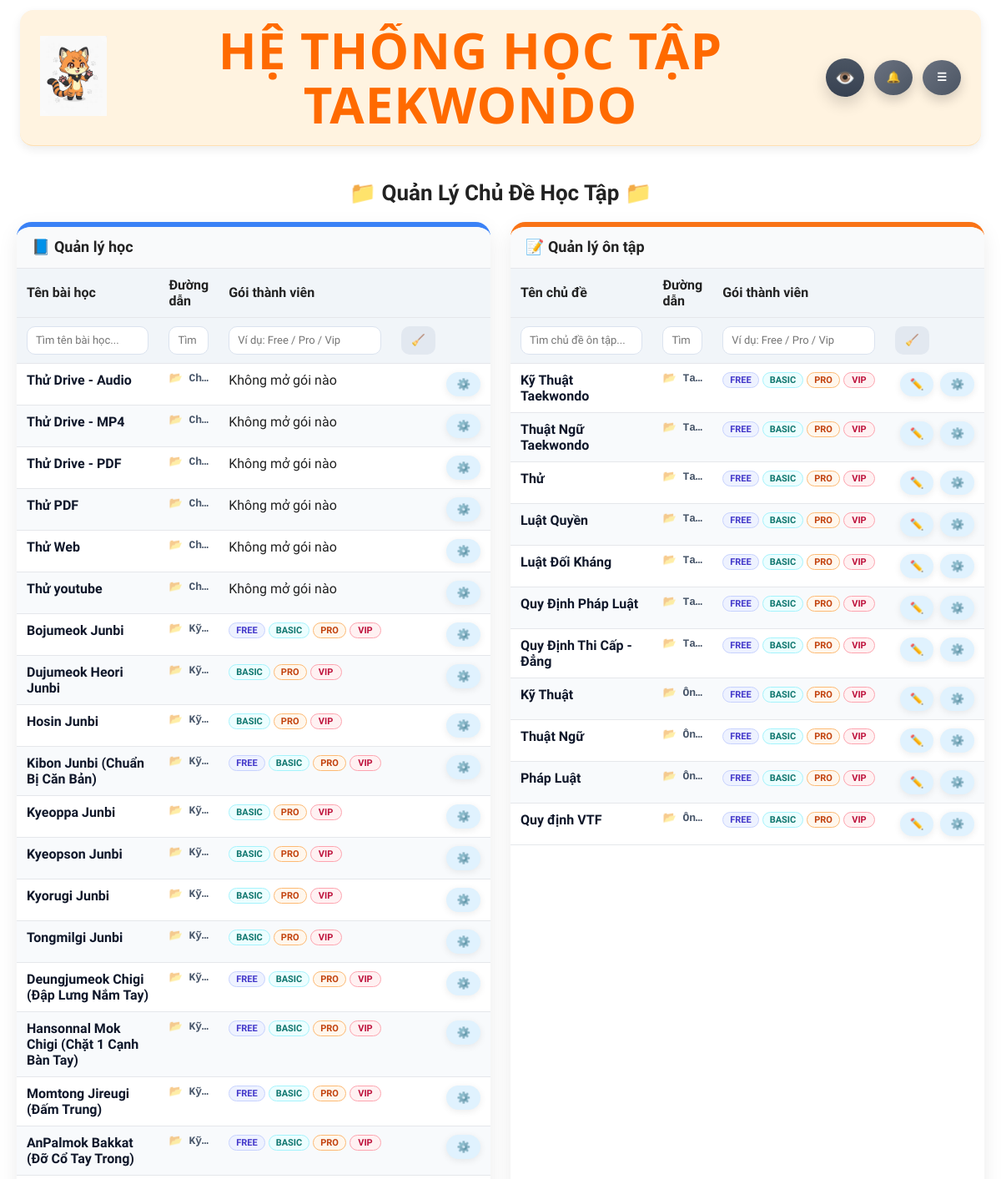
The app's page /admin/topic-manager (signed in, upper part), older data.
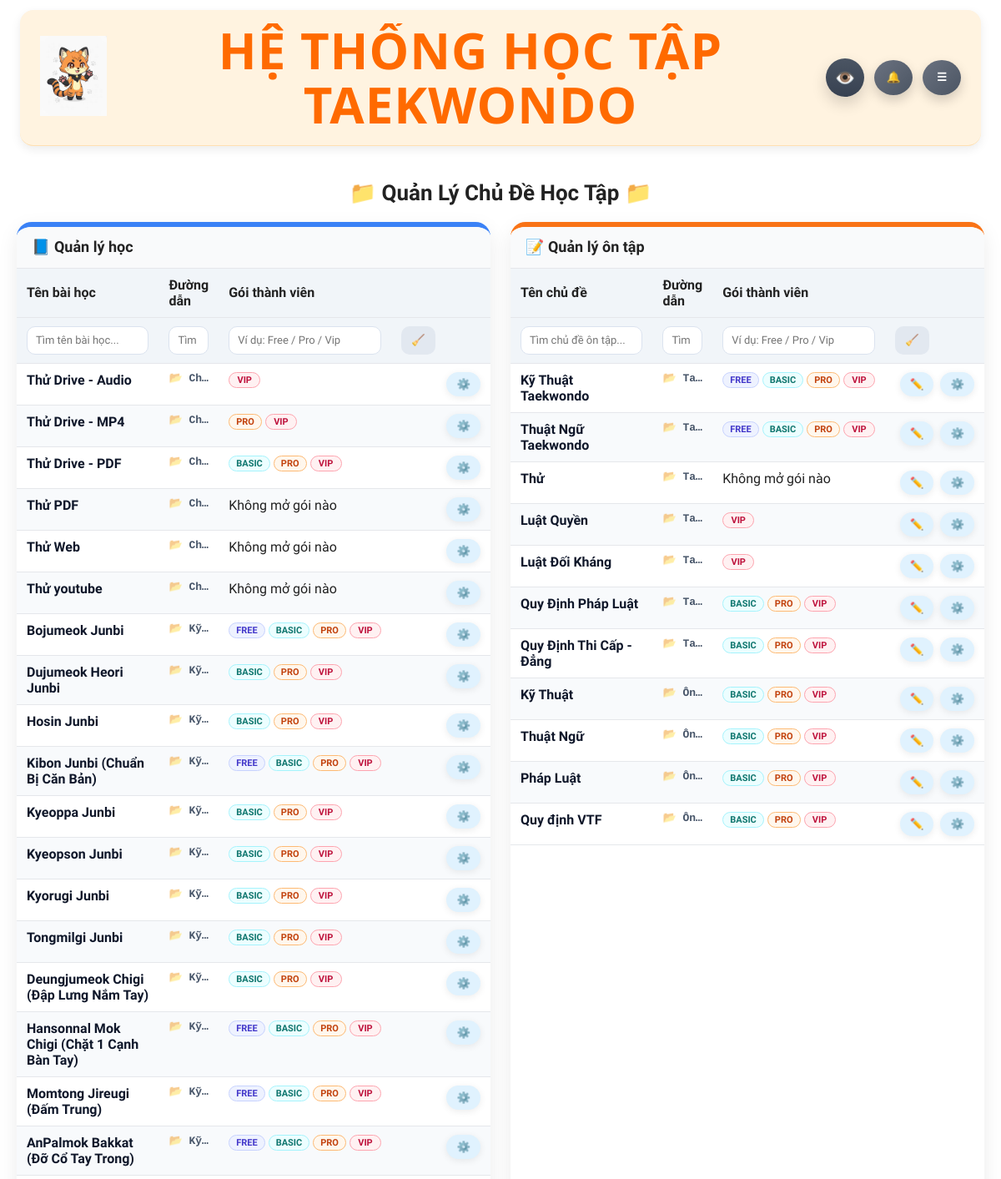
The same page, newer data.
### Hệ thống ôn tập Taekwondo-DB.py (models this page shows)
class Lesson(db.Model):
    __tablename__ = "lessons"
    id = db.Column(db.Integer, primary_key=True)
    title = db.Column(db.String(255), nullable=False)
    slug = db.Column(db.String(255), unique=True, nullable=False)
    image = db.Column(db.String(255))
    pdf = db.Column(db.String(255), default="Bai_hoc.pdf")
    review_type = db.Column(db.String(20), default="pdf")
    source_url  = db.Column(db.Text, nullable=True)
    drive_kind = db.Column(db.String(20), default="pdf")  # pdf | video | audio
    folder3_id = db.Column(
        db.Integer,
        db.ForeignKey("edu_folders.id"),
        nullable=False
    )
    folder = db.relationship("EduFolder")
    order = db.Column(db.Integer, default=0)
    created_at = db.Column(SafeDateTime, default=now_vn)
    sections = db.Column(db.Text)   # lưu JSON string
    member_plans = db.Column(db.String(100), default="FREE,BASIC,PRO,VIP")

class Folder(db.Model):
    id = db.Column(db.Integer, primary_key=True)
    name = db.Column(db.String(200), nullable=False)
    level = db.Column(db.Integer, nullable=False, default=1)
    parent_id = db.Column(db.Integer, db.ForeignKey("folder.id"), nullable=True)
    parent = db.relationship(
        "Folder",
        remote_side=[id],
        backref=db.backref("children", lazy=True)
    )
    member_plans = db.Column(db.String(100), default="FREE,BASIC,PRO,VIP")
    order_index = db.Column(db.Integer, nullable=False)
    image = db.Column(db.String(255))
    is_active_practice = db.Column(db.Integer, default=1)  # ✅ BẬT / TẮT

### Hệ thống ôn tập Taekwondo-DB.py (the view)
@app.route("/admin/topic-manager")
@login_required
def admin_topic_manager():
    admin_required()
    lessons = (
        Lesson.query
        .join(EduFolder, Lesson.folder3_id == EduFolder.id)
        .order_by(Lesson.order.asc(), Lesson.id.asc())
        .all()
    )
    learn_topics = []
    for l in lessons:
        f3 = l.folder
        f2 = f3.parent if f3 else None
        f1 = f2.parent if f2 else None
        f1_name = f1.name if f1 else ""
        f2_name = f2.name if f2 else ""
        f3_name = f3.name if f3 else ""
        breadcrumb = (
            f"{f1_name} › {f2_name} › {f3_name}"
            if f1 and f2 and f3 else "-"
        )
        raw_plans = (l.member_plans or "").strip()
        plans = [x.strip().upper() for x in raw_plans.split(",") if x.strip()]
        learn_topics.append({
            "id": l.id,
            "name": l.title,
            "breadcrumb": breadcrumb,
            "breadcrumb_sort": f"{f1_name} {f2_name} {f3_name}".strip().lower(),
            "member_plans": plans
        })
    learn_topics = sorted(
        learn_topics,
        key=lambda x: (
            x["breadcrumb_sort"],
            x["name"].lower()
        )
    )
    quiz_folders = Folder.query \
        .filter(Folder.level == 3) \
        .order_by(Folder.order_index.asc(), Folder.id.asc()) \
        .all()
    practice_topics = []
    for f in quiz_folders:
        p2 = f.parent
        p1 = p2.parent if p2 else None
        p1_name = p1.name if p1 else ""
        p2_name = p2.name if p2 else ""
        p3_name = f.name if f else ""
        breadcrumb = (
            f"{p1_name} › {p2_name} › {p3_name}"
            if p1 and p2 else f.name
        )
        raw_plans = (f.member_plans or "").strip()
        plans = [x.strip().upper() for x in raw_plans.split(",") if x.strip()]
        practice_topics.append({
            "id": f.id,
            "name": f.name,
            "breadcrumb": breadcrumb,
            "breadcrumb_sort": f"{p1_name} {p2_name} {p3_name}".strip().lower(),
            "member_plans": plans
        })
    practice_topics = sorted(
        practice_topics,
        key=lambda x: (
            x["breadcrumb_sort"],
            x["name"].lower()
        )
    )
    return render_template(
        "admin_topic_manager.html",
        learn_topics=learn_topics,
        practice_topics=practice_topics
    )

### Hệ thống ôn tập Taekwondo-DB.py (called while the page is built)
def now_vn():
    return datetime.now(VN_TZ)

@app.before_request
def force_change_password():
    if not current_user.is_authenticated:
        return
    allowed = [
        "account",
        "account_change_password",
        "logout",
        "static"
    ]
    if current_user.must_change_password:
        if request.endpoint not in allowed:
            return redirect(url_for("account"))

@app.context_processor
def inject_year():
    return {"current_year": datetime.now().year}

def admin_notification_priority(n):
    action = (n.action_type or "").strip().lower()
    if action == "renew_request" and not bool(n.is_done):
        return (0, -(n.id or 0))
    if action == "feedback" and not bool(n.is_read) and not bool(n.is_done):
        return (1, -(n.id or 0))
    if action == "renew_request" and bool(n.is_done):
        return (2, -(n.id or 0))
    if action == "feedback":
        return (3, -(n.id or 0))
    return (9, -(n.id or 0))

@login_manager.user_loader
def load_user(user_id):
    return db.session.get(User, int(user_id))

def admin_required():
    if not current_user.is_authenticated:
        abort(401)
    if current_user.username != "nhoctotokute93":
        abort(403)

### templates/admin_topic_manager.html (shortened to what the changed rows need)
{% extends "base.html" %}
{% block body_class %}page-admin-topic-manager{% endblock %}
{% block page_css %}
  <link rel="stylesheet" href="{{ url_for('static', filename='css/admin_manager.css', v=APP_VERSION) }}">
{% endblock %}
{% block content %}
<div class="admin-topic-page">
  <h2 class="admin-page-title">📁 Quản Lý Chủ Đề Học Tập 📁</h2>
  <div class="topic-grid">
    <section class="topic-box learn">
      <table class="topic-table">
        <colgroup>
        </colgroup>
        <thead>
          <tr>
            <th>Tên bài học</th>
            <th>Đường dẫn</th>
            <th>Gói thành viên</th>
            <th></th>
          </tr>
          <tr class="filter-row">
            <th>
              <input type="text"
                     id="learnFilterName"
                     class="topic-filter-input"
                     placeholder="Tìm tên bài học...">
            </th>
            <th>
              <input type="text"
                     id="learnFilterPath"
                     class="topic-filter-input"
                     placeholder="Tìm đường dẫn...">
            </th>
            <th>
              <input type="text"
                     id="learnFilterPlan"
                     class="topic-filter-input"
                     placeholder="Ví dụ: Free / Pro / Vip">
            </th>
            <th>
              <button type="button" id="learnFilterReset" class="topic-filter-reset" title="Bỏ lọc">
                🧹
              </button>
            </th>
          </tr>
        </thead>
        <tbody>
          {% if learn_topics and learn_topics|length > 0 %}
            {% for t in learn_topics %}
              <tr class="{{ loop.cycle('row-a', 'row-b') }} learn-row"
                  data-name="{{ t.name|lower }}"
                  data-breadcrumb="{{ t.breadcrumb|lower }}"
                  data-plans="{{ (t.member_plans|join(' '))|lower }}">
                <td class="topic-name">{{ t.name }}</td>
                <td class="breadcrumb" title="{{ t.breadcrumb }}">
                  {{ t.breadcrumb }}
                </td>
                <td class="member-cell">
                  {% if t.member_plans %}
                    <div class="member-badges">
                      {% for p in t.member_plans %}
                        <span class="member-badge plan-{{ p|lower }}">{{ p }}</span>
                      {% endfor %}
                    </div>
                  {% else %}
                    <span class="member-none">Không mở gói nào</span>
                  {% endif %}
                </td>
                <td class="col-action">
                  <button type="button"
                          class="setup-btn lesson-setup-btn"
                          title="Cài đặt"
                          data-id="{{ t.id }}"
                          data-name="{{ t.name }}"
                          data-plans='{{ t.member_plans|tojson|safe }}'>
                    <span class="icon">⚙️</span>
                  </button>
                </td>
              </tr>
            {% endfor %}
          {% else %}
            <tr>
              <td colspan="4" class="empty-state">📭 Chưa có bài học cho phần Học</td>
            </tr>
          {% endif %}
        </tbody>
      </table>
    </section>
    <section class="topic-box practice">
      <table class="topic-table">
        <colgroup>
        </colgroup>
        <thead>
          <tr>
            <th>Tên chủ đề</th>
            <th>Đường dẫn</th>
            <th>Gói thành viên</th>
            <th></th>
          </tr>
          <tr class="filter-row">
            <th>
              <input type="text"
                     id="practiceFilterName"
                     class="topic-filter-input"
                     placeholder="Tìm chủ đề ôn tập...">
            </th>
            <th>
              <input type="text"
                     id="practiceFilterPath"
                     class="topic-filter-input"
                     placeholder="Tìm đường dẫn...">
            </th>
            <th>
              <input type="text"
                     id="practiceFilterPlan"
                     class="topic-filter-input"
                     placeholder="Ví dụ: Free / Pro / Vip">
            </th>
            <th>
              <button type="button" id="practiceFilterReset" class="topic-filter-reset" title="Bỏ lọc">
                🧹
              </button>
            </th>
          </tr>
        </thead>
        <tbody>
          {% if practice_topics and practice_topics|length > 0 %}
            {% for t in practice_topics %}
              <tr class="{{ loop.cycle('row-a', 'row-b') }} practice-row"
                  data-name="{{ t.name|lower }}"
                  data-breadcrumb="{{ t.breadcrumb|lower }}"
                  data-plans="{{ (t.member_plans|join(' '))|lower }}">
                <td class="topic-name">{{ t.name }}</td>
                <td class="breadcrumb" title="{{ t.breadcrumb }}">
                  {{ t.breadcrumb }}
                </td>
                <td class="member-cell">
                  {% if t.member_plans %}
                    <div class="member-badges">
                      {% for p in t.member_plans %}
                        <span class="member-badge plan-{{ p|lower }}">{{ p }}</span>
                      {% endfor %}
                    </div>
                  {% else %}
                    <span class="member-none">Không mở gói nào</span>
                  {% endif %}
                </td>
                <td class="col-action">
                  <div class="topic-action-group">
                    <button type="button"
                            class="setup-btn practice-question-btn"
                            title="Cài đặt câu hỏi"
                            data-id="{{ t.id }}"
                            data-name="{{ t.name }}"
                            data-plans='{{ t.member_plans|tojson|safe }}'>
                      <span class="icon">✏️</span>
                    </button>
                    <button type="button"
                            class="setup-btn practice-setup-btn"
                            title="Cài đặt"
                            data-id="{{ t.id }}"
                            data-name="{{ t.name }}"
                            data-plans='{{ t.member_plans|tojson|safe }}'>
                      <span class="icon">⚙️</span>
                    </button>
                  </div>
                </td>
              </tr>
            {% endfor %}
          {% else %}
            <tr>
              <td colspan="4" class="empty-state">📭 Chưa có chủ đề Ôn tập</td>
            </tr>
          {% endif %}
        </tbody>
      </table>
    </section>
  </div>
</div>
{% endblock %}

Row changes from the older to the newer data that the page shows:
changed Lesson "Thử Drive - Audio": no longer shows "Không mở gói nào"
changed Lesson "Thử Drive - MP4": no longer shows "Không mở gói nào"
changed Lesson "Thử Drive - PDF": no longer shows "Không mở gói nào"
changed Folder "Thử": now shows "Không mở gói nào"
Text that changed along with them:
new list line: "VIP"
new list line: "PRO"
new list line: "BASIC"
list line gone: "FREE"
list line gone: "BASIC"
list line gone: "PRO"
list line gone: "VIP"
